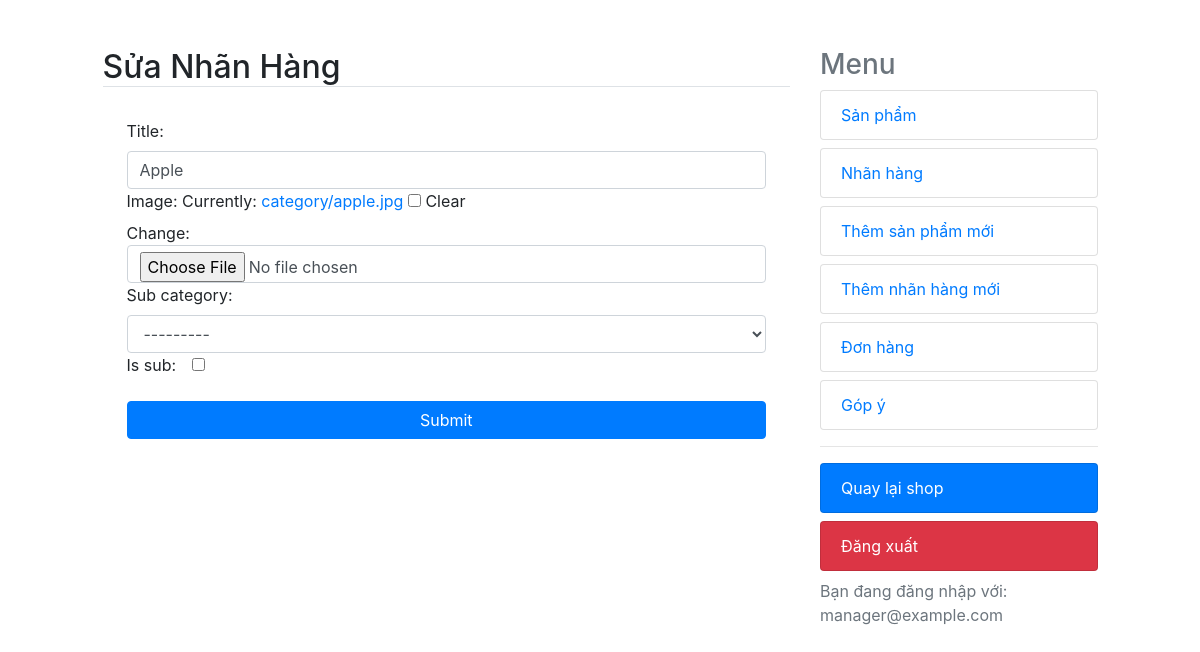
/dashboard/categories/edit/3 (signed in), run on the app's committed database.
### shop/models.py (models this page shows, shortened)
class Category(models.Model):
    title = models.CharField(max_length=200)
    sub_category = models.ForeignKey(
        'self', on_delete=models.CASCADE,
        related_name='sub_categories', null=True, blank=True
    )
    is_sub = models.BooleanField(default=False)
    slug = models.SlugField(max_length=200, unique=True)
    image = models.ImageField(upload_to='category',blank=True)
    def __str__(self):
        return self.title

### accounts/models.py (models this page shows, shortened)
class User(AbstractBaseUser):
    email = models.EmailField(max_length=100, unique=True)
    full_name = models.CharField(max_length=100)
    is_admin = models.BooleanField(default=False)
    is_active = models.BooleanField(default=True)
    likes = models.ManyToManyField(Product, blank=True, related_name='likes')
    is_manager = models.BooleanField(default=False)
    objects = UserManager()
    USERNAME_FIELD = 'email'
    REQUIRED_FIELDS = ['full_name']

### dashboard/views.py (the view)
# urls.py: path('categories/edit/<int:id>', views.edit_category, name='edit_category'),
@user_passes_test(is_manager)
@login_required
def edit_category(request, id):
    category = get_object_or_404(Category, id=id)
    if request.method == 'POST':
        form = EditCategoryForm(request.POST, request.FILES, instance=category)
        if form.is_valid():
            form.save()
            messages.success(request, 'Nhãn hàng đã được cập nhật', 'success')
            return redirect('dashboard:category')
    else:
        form = EditCategoryForm(instance=category)
    context = {'title': 'Sửa nhãn hàng', 'form':form}
    return render(request, 'edit_category.html', context)

### dashboard/forms.py
class EditCategoryForm(ModelForm):
    class Meta:
        model = Category
        fields = ['title', 'image','sub_category', 'is_sub']
    def __init__(self, *args, **kwargs):
        super(EditCategoryForm, self).__init__(*args, **kwargs)
        self.fields['is_sub'].widget.attrs['class'] = 'form-check-input'
        self.fields['sub_category'].widget.attrs['class'] = 'form-control'
        self.fields['title'].widget.attrs['class'] = 'form-control'
        self.fields['image'].widget.attrs['class'] = 'form-control'

### cart/utils/cart.py (called while the page is built)
    def __iter__(self):
        product_ids = self.cart.keys()
        products = Product.objects.filter(id__in=product_ids)
        cart = self.cart.copy()
        for product in products:
            cart[str(product.id)]['product'] = product
        for item in cart.values():
            item['total_price'] = int(item['price']) * int(item['quantity'])
            yield item

    def add_cart_session(self):
        cart = self.session.get(CART_SESSION_ID)
        if not cart:
            cart = self.session[CART_SESSION_ID] = {}
        return cart

### dashboard/views.py (called while the page is built)
def is_manager(user):
    try:
        if not user.is_manager:
            raise Http404
        return True
    except:
        raise Http404

### online_shop/context_processors.py (called while the page is built)
def return_cart(request):
    cart = len(list(Cart(request)))
    return {'cart_count': cart}

def return_categories(request):
    categories = Category.objects.all()
    return {'categories': categories}

### dashboard/templates/edit_category.html (shortened to what this page needs)
{% extends "dashboard.html" %}
{% load static %}
{% block content %}
<form method="POST" enctype="multipart/form-data">
    {{ form }}
    <div class="form-group">
        <button class="btn btn-primary mt-3 w-100" type="submit">Submit</button>
    </div>
</form>
{% endblock %}

### dashboard/templates/dashboard.html (shortened to what this page needs)
{% load static %}
<!DOCTYPE html>
<html lang="en">
<head>
    <link rel="stylesheet" type="text/css" href="{% static 'css/bootstrap_dashboard.css' %}" />
</head>
<body>
    <div class="row mt-5">
        <div class="col-md-1"></div>
        <div class="col-md-7">
            <h2 class="border-bottom text-capitalize">{{ title }}</h2>
            <div class="p-4">
                {% block content %}{% endblock %}
            </div>
        </div>
        <div class="col-md-3 border-start">
            <h3 class="text-muted">Menu</h3>
            <a class="text-decoration-none" href="{% url 'dashboard:products' %}">
                <li class="rounded list-group-item  text-primary">Sản phẩm</li>
            </a>
            <a class="text-decoration-none" href="{% url 'dashboard:category' %}">
                <li class="rounded list-group-item mt-2  text-primary">Nhãn hàng</li>
            </a>
            <a class="text-decoration-none" href="{% url 'dashboard:add_product' %}">
                <li class="rounded list-group-item mt-2 text-primary">Thêm sản phẩm mới</li>
            </a>
            <a class="text-decoration-none" href="{% url 'dashboard:add_category' %}">
                <li class="rounded list-group-item mt-2  text-primary">Thêm nhãn hàng mới</li>
            </a>
            <a class="text-decoration-none" href="{% url 'dashboard:orders' %}">
                <li class="rounded list-group-item mt-2  text-primary">Đơn hàng</li>
            </a>
            <a class="text-decoration-none" href="{% url 'dashboard:feedback' %}">
                <li class="rounded list-group-item mt-2  text-primary">Góp ý</li>
            </a>
            <hr>
            <a class="text-decoration-none" href="{% url 'shop:home_page' %}">
                <li class="rounded list-group-item bg-primary mt-2  text-white">Quay lại shop</li>
            </a>
            <a class="text-decoration-none" href="{% url 'accounts:user_logout' %}">
                <li class="rounded list-group-item bg-danger mt-2  text-white">Đăng xuất</li>
            </a>
            <div class="text-muted mt-2">Bạn đang đăng nhập với: {{ request.user.email }}</div>
        </div>
        <div class="col-md-1 "></div>
    </div>
</body>
</html>

### data on the page
Category: title "Apple", sub_category "---------"
User: user.email "manager@example.com"

### other printed values
{{ title }} "Sửa Nhãn Hàng"
